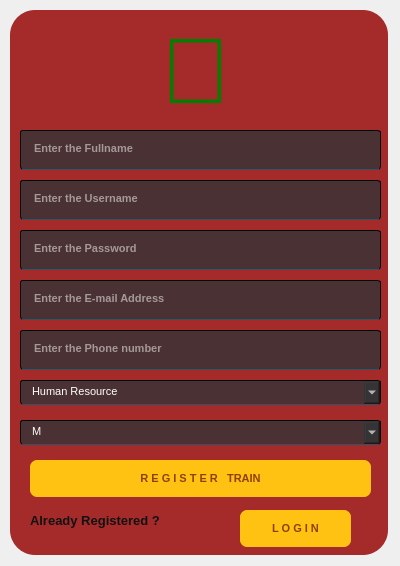
<?xml version="1.0" encoding="UTF-8"?>
<ui version="4.0">
 <class>Form</class>
 <widget class="QWidget" name="Form">
  <property name="geometry">
   <rect>
    <x>0</x>
    <y>0</y>
    <width>400</width>
    <height>566</height>
   </rect>
  </property>
  <property name="windowTitle">
   <string>Form</string>
  </property>
  <widget class="QWidget" name="widget" native="true">
   <property name="geometry">
    <rect>
     <x>10</x>
     <y>10</y>
     <width>378</width>
     <height>545</height>
    </rect>
   </property>
   <property name="font">
    <font>
     <pointsize>8</pointsize>
     <weight>50</weight>
     <bold>false</bold>
    </font>
   </property>
   <property name="styleSheet">
    <string notr="true">background-color: brown;
border-radius: 25px;
</string>
   </property>
   <widget class="QLineEdit" name="tb4">
    <property name="geometry">
     <rect>
      <x>10</x>
      <y>170</y>
      <width>361</width>
      <height>40</height>
     </rect>
    </property>
    <property name="font">
     <font>
      <family>Arial</family>
      <pointsize>8</pointsize>
      <weight>75</weight>
      <bold>true</bold>
     </font>
    </property>
    <property name="styleSheet">
     <string notr="true">background-color:rgba(49,51,54,200);
color:rgb(255,255,255);
border-radius: 3px;
padding-left: 11px;
border: 1px solid rgba(0,1,0,1);
border-bottom-color: rgba(47,83,103,255);
padding-bottom: 3px; </string>
    </property>
    <property name="placeholderText">
     <string>Enter the Username</string>
    </property>
   </widget>
   <widget class="QLineEdit" name="tb5">
    <property name="geometry">
     <rect>
      <x>10</x>
      <y>220</y>
      <width>361</width>
      <height>40</height>
     </rect>
    </property>
    <property name="font">
     <font>
      <family>Arial</family>
      <pointsize>8</pointsize>
      <weight>75</weight>
      <bold>true</bold>
     </font>
    </property>
    <property name="styleSheet">
     <string notr="true">background-color:rgba(49,51,54,200);
color:rgb(255,255,255);
border-radius: 3px;
padding-left: 11px;
border: 1px solid rgba(0,1,0,1);
border-bottom-color: rgba(47,83,103,255);
padding-bottom: 3px; </string>
    </property>
    <property name="echoMode">
     <enum>QLineEdit::Password</enum>
    </property>
    <property name="alignment">
     <set>Qt::AlignLeading|Qt::AlignLeft|Qt::AlignVCenter</set>
    </property>
    <property name="placeholderText">
     <string>Enter the Password</string>
    </property>
   </widget>
   <widget class="QPushButton" name="b2">
    <property name="geometry">
     <rect>
      <x>20</x>
      <y>450</y>
      <width>341</width>
      <height>37</height>
     </rect>
    </property>
    <property name="font">
     <font>
      <pointsize>8</pointsize>
      <weight>75</weight>
      <bold>true</bold>
     </font>
    </property>
    <property name="cursor">
     <cursorShape>PointingHandCursor</cursorShape>
    </property>
    <property name="styleSheet">
     <string notr="true">QPushButton#b2{
background-color:  rgb(255,193,18);
color: rgb(140,65,2);
border-radius: 7px;
}

QPushButton#b2:pressed{
background-color:  rgb(255,255,18);
}

</string>
    </property>
    <property name="text">
     <string>R E G I S T E R   TRAIN</string>
    </property>
   </widget>
   <widget class="QLabel" name="label">
    <property name="geometry">
     <rect>
      <x>100</x>
      <y>10</y>
      <width>171</width>
      <height>101</height>
     </rect>
    </property>
    <property name="font">
     <font>
      <pointsize>70</pointsize>
      <weight>50</weight>
      <bold>false</bold>
     </font>
    </property>
    <property name="styleSheet">
     <string notr="true">color:green;</string>
    </property>
    <property name="text">
     <string></string>
    </property>
    <property name="alignment">
     <set>Qt::AlignCenter</set>
    </property>
   </widget>
   <widget class="QLineEdit" name="tb3">
    <property name="geometry">
     <rect>
      <x>10</x>
      <y>120</y>
      <width>361</width>
      <height>40</height>
     </rect>
    </property>
    <property name="font">
     <font>
      <family>Arial</family>
      <pointsize>8</pointsize>
      <weight>75</weight>
      <bold>true</bold>
     </font>
    </property>
    <property name="styleSheet">
     <string notr="true">background-color:rgba(49,51,54,200);
color:rgb(255,255,255);
border-radius: 3px;
padding-left: 11px;
border: 1px solid rgba(0,1,0,1);
border-bottom-color: rgba(47,83,103,255);
padding-bottom: 3px; </string>
    </property>
    <property name="placeholderText">
     <string>Enter the Fullname</string>
    </property>
   </widget>
   <widget class="QLineEdit" name="tb6">
    <property name="geometry">
     <rect>
      <x>10</x>
      <y>270</y>
      <width>361</width>
      <height>40</height>
     </rect>
    </property>
    <property name="font">
     <font>
      <family>Arial</family>
      <pointsize>8</pointsize>
      <weight>75</weight>
      <bold>true</bold>
     </font>
    </property>
    <property name="styleSheet">
     <string notr="true">background-color:rgba(49,51,54,200);
color:rgb(255,255,255);
border-radius: 3px;
padding-left: 11px;
border: 1px solid rgba(0,1,0,1);
border-bottom-color: rgba(47,83,103,255);
padding-bottom: 3px; </string>
    </property>
    <property name="placeholderText">
     <string>Enter the E-mail Address</string>
    </property>
   </widget>
   <widget class="QLineEdit" name="tb7">
    <property name="geometry">
     <rect>
      <x>10</x>
      <y>320</y>
      <width>361</width>
      <height>40</height>
     </rect>
    </property>
    <property name="font">
     <font>
      <family>Arial</family>
      <pointsize>8</pointsize>
      <weight>75</weight>
      <bold>true</bold>
     </font>
    </property>
    <property name="styleSheet">
     <string notr="true">background-color:rgba(49,51,54,200);
color:rgb(255,255,255);
border-radius: 3px;
padding-left: 11px;
border: 1px solid rgba(0,1,0,1);
border-bottom-color: rgba(47,83,103,255);
padding-bottom: 3px; </string>
    </property>
    <property name="placeholderText">
     <string>Enter the Phone number</string>
    </property>
   </widget>
   <widget class="QComboBox" name="c1">
    <property name="geometry">
     <rect>
      <x>10</x>
      <y>370</y>
      <width>361</width>
      <height>25</height>
     </rect>
    </property>
    <property name="styleSheet">
     <string notr="true">background-color:rgba(49,51,54,200);
color:rgb(255,255,255);
border-radius: 3px;
padding-left: 11px;
border: 1px solid rgba(0,1,0,1);
border-bottom-color: rgba(47,83,103,255);
padding-bottom: 3px; </string>
    </property>
    <item>
     <property name="text">
      <string>Human Resource</string>
     </property>
    </item>
    <item>
     <property name="text">
      <string>Information Technology</string>
     </property>
    </item>
    <item>
     <property name="text">
      <string>Security</string>
     </property>
    </item>
   </widget>
   <widget class="QLabel" name="label_9">
    <property name="geometry">
     <rect>
      <x>20</x>
      <y>500</y>
      <width>201</width>
      <height>20</height>
     </rect>
    </property>
    <property name="font">
     <font>
      <pointsize>10</pointsize>
      <weight>75</weight>
      <bold>true</bold>
     </font>
    </property>
    <property name="styleSheet">
     <string notr="true">color: rgba(18,18,18,255);</string>
    </property>
    <property name="text">
     <string>Already Registered ?</string>
    </property>
   </widget>
   <widget class="QPushButton" name="b3">
    <property name="geometry">
     <rect>
      <x>230</x>
      <y>500</y>
      <width>111</width>
      <height>37</height>
     </rect>
    </property>
    <property name="font">
     <font>
      <pointsize>8</pointsize>
      <weight>75</weight>
      <bold>true</bold>
     </font>
    </property>
    <property name="cursor">
     <cursorShape>PointingHandCursor</cursorShape>
    </property>
    <property name="styleSheet">
     <string notr="true">QPushButton#b3{
background-color:  rgb(255,193,18);
color: rgb(140,65,2);
border-radius: 7px;
}

QPushButton#b3:pressed{
background-color:  rgb(255,255,18);
}

</string>
    </property>
    <property name="text">
     <string>L O G I N</string>
    </property>
   </widget>
   <widget class="QComboBox" name="c2">
    <property name="geometry">
     <rect>
      <x>10</x>
      <y>410</y>
      <width>361</width>
      <height>25</height>
     </rect>
    </property>
    <property name="styleSheet">
     <string notr="true">background-color:rgba(49,51,54,200);
color:rgb(255,255,255);
border-radius: 3px;
padding-left: 11px;
border: 1px solid rgba(0,1,0,1);
border-bottom-color: rgba(47,83,103,255);
padding-bottom: 3px; </string>
    </property>
    <item>
     <property name="text">
      <string>M</string>
     </property>
    </item>
    <item>
     <property name="text">
      <string>F</string>
     </property>
    </item>
   </widget>
  </widget>
 </widget>
 <resources/>
 <connections/>
</ui>
